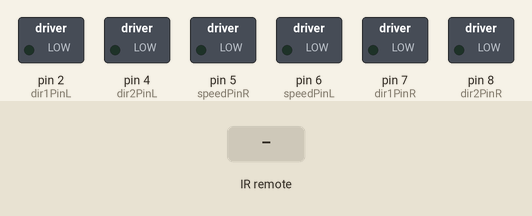
This sketch was run on a simulated Arduino Uno, built with avr-gcc and run on an emulated ATmega328P. Shown: switched loads named in the sketch (green lamp = pin HIGH). The test bench sets the inputs (shaded band).

Above: at 1.2 s.
1.3 s: infrared code 0x00FF18E7 received
At 2.7 s:
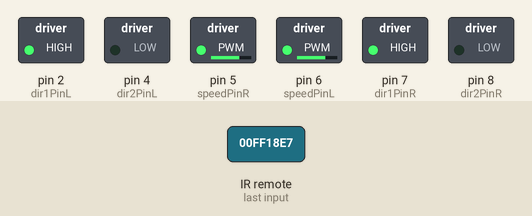
4.3 s: infrared code 0x00FF4AB5 received
At 5.0 s:
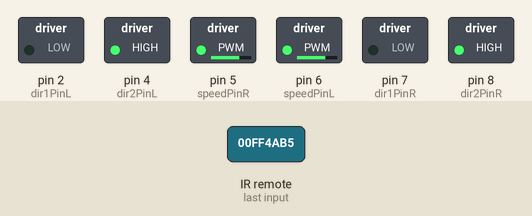
7.3 s: infrared code 0x00FF5AA5 received
At 8.5 s:
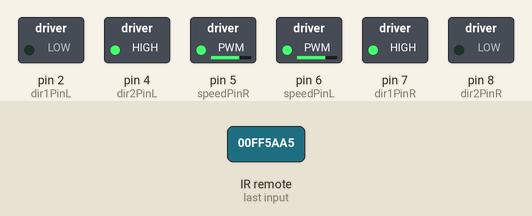
10.3 s: infrared code 0x00FF10EF received
At 10.7 s:
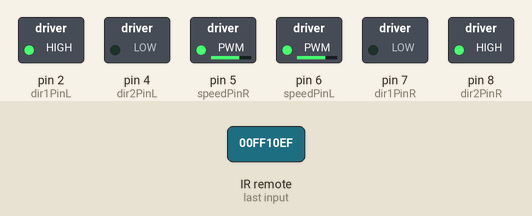
Timing chart, 0 to 14.3 s (numbered marks = the images above; inputs shaded):
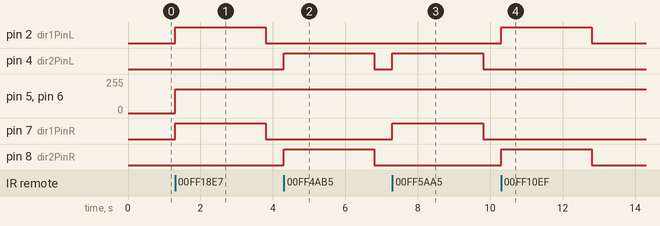

Measured:
- after the input at 1.3 s, pin 2 (dir1PinL), pin 7 (dir1PinR): LOW → HIGH at once, → LOW 2.5 s later; pin 5 (speedPinR), pin 6 (speedPinL): 0/255 → 180/255 at once
- after the input at 4.3 s, pin 4 (dir2PinL), pin 8 (dir2PinR): LOW → HIGH at once, → LOW 2.5 s later
- after the input at 7.3 s, pin 4 (dir2PinL), pin 7 (dir1PinR): LOW → HIGH at once, → LOW 2.5 s later
- after the input at 10.3 s, pin 2 (dir1PinL), pin 8 (dir2PinR): LOW → HIGH at once, → LOW 2.5 s later

The sketch:

smartcar-lesson2.ino
```cpp
// (licence header left out)
#include <IRremote.h>
/*Declare L298N Dual H-Bridge Motor Controller directly since there is not a library to load.*/
//Define L298N Dual H-Bridge Motor Controller Pins
#define dir1PinL  2    //Motor direction
#define dir2PinL  4    //Motor direction
#define speedPinL 6    // Needs to be a PWM pin to be able to control motor speed

#define dir1PinR  7    //Motor direction
#define dir2PinR  8   //Motor direction
#define speedPinR 5    // Needs to be a PWM pin to be able to control motor speed

#define IR_PIN    3 //IR receiver Signal pin connect to Arduino pin 3

 #define IR_ADVANCE       0x00FF18E7       //code from IR controller "▲" button
 #define IR_BACK          0x00FF4AB5       //code from IR controller "▼" button
 #define IR_RIGHT         0x00FF5AA5       //code from IR controller ">" button
 #define IR_LEFT          0x00FF10EF       //code from IR controller "<" button
 #define IR_STOP          0x00FF38C7       //code from IR controller "OK" button
 #define IR_turnsmallleft 0x00FFB04F       //code from IR controller "#" button
 #define SPEED 180       //speed of car
 #define DelayTime 2500       //speed of car

enum DN
{
  GO_ADVANCE, //go forward
  GO_LEFT, //left turn
  GO_RIGHT,//right turn
  GO_BACK,//backward
  STOP_STOP,
  DEF
}Drive_Num=DEF;

bool stopFlag = true;//set stop flag
bool JogFlag = false;
uint16_t JogTimeCnt = 0;
uint32_t JogTime=0;
uint8_t motor_update_flag = 0;

 IRrecv IR(IR_PIN);  //   IRrecv object  IR get code from IR remoter
 decode_results IRresults;

/***************motor control***************/

void go_Advance(void)  //Forward
{
  digitalWrite(dir1PinL, HIGH);
  digitalWrite(dir2PinL,LOW);
  digitalWrite(dir1PinR,HIGH);
  digitalWrite(dir2PinR,LOW);
  analogWrite(speedPinL,SPEED);
  analogWrite(speedPinR,SPEED);
}
void go_Left()  //Turn left
{
  digitalWrite(dir1PinL, HIGH);
  digitalWrite(dir2PinL,LOW);
  digitalWrite(dir1PinR,LOW);
  digitalWrite(dir2PinR,HIGH);
  analogWrite(speedPinL,SPEED);
  analogWrite(speedPinR,SPEED);
}
void go_Right(int t=0)  //Turn right
{
  digitalWrite(dir1PinL, LOW);
  digitalWrite(dir2PinL,HIGH);
  digitalWrite(dir1PinR,HIGH);
  digitalWrite(dir2PinR,LOW);
  analogWrite(speedPinL,SPEED);
  analogWrite(speedPinR,SPEED);

}
void go_Back(int t=0)  //Reverse
{
  digitalWrite(dir1PinL, LOW);
  digitalWrite(dir2PinL,HIGH);
  digitalWrite(dir1PinR,LOW);
  digitalWrite(dir2PinR,HIGH);
  analogWrite(speedPinL,SPEED);
  analogWrite(speedPinR,SPEED);

}
void stop_Stop()    //Stop
{
  digitalWrite(dir1PinL, LOW);
  digitalWrite(dir2PinL,LOW);
  digitalWrite(dir1PinR,LOW);
  digitalWrite(dir2PinR,LOW);
}
void movement()
{
      delay(DelayTime);
       stop_Stop();
}
/**************detect IR code***************/
void do_IR_Tick()
{
  if(IR.decode(&IRresults))
  {
    if(IRresults.value==IR_ADVANCE)
    {
      go_Advance();
		movement();
    }
    else if(IRresults.value==IR_RIGHT)
    {
       go_Right();
		movement();

    }
    else if(IRresults.value==IR_LEFT)
    {
       go_Left();
		movement();
    }
    else if(IRresults.value==IR_BACK)
    {
         go_Back();
		movement();
    }
    else if(IRresults.value==IR_STOP)
    {
        stop_Stop();
    }
    IRresults.value = 0;
    IR.resume();
  }
}

/**************car control**************/

void setup()
{
  pinMode(dir1PinL, OUTPUT);
  pinMode(dir2PinL, OUTPUT);
  pinMode(speedPinL, OUTPUT);
  pinMode(dir1PinR, OUTPUT);
  pinMode(dir2PinR, OUTPUT);
  pinMode(speedPinR, OUTPUT);
  stop_Stop();

  pinMode(IR_PIN, INPUT);
  digitalWrite(IR_PIN, HIGH);
  IR.enableIRIn();
}


void loop()
{
  do_IR_Tick();
}
```
